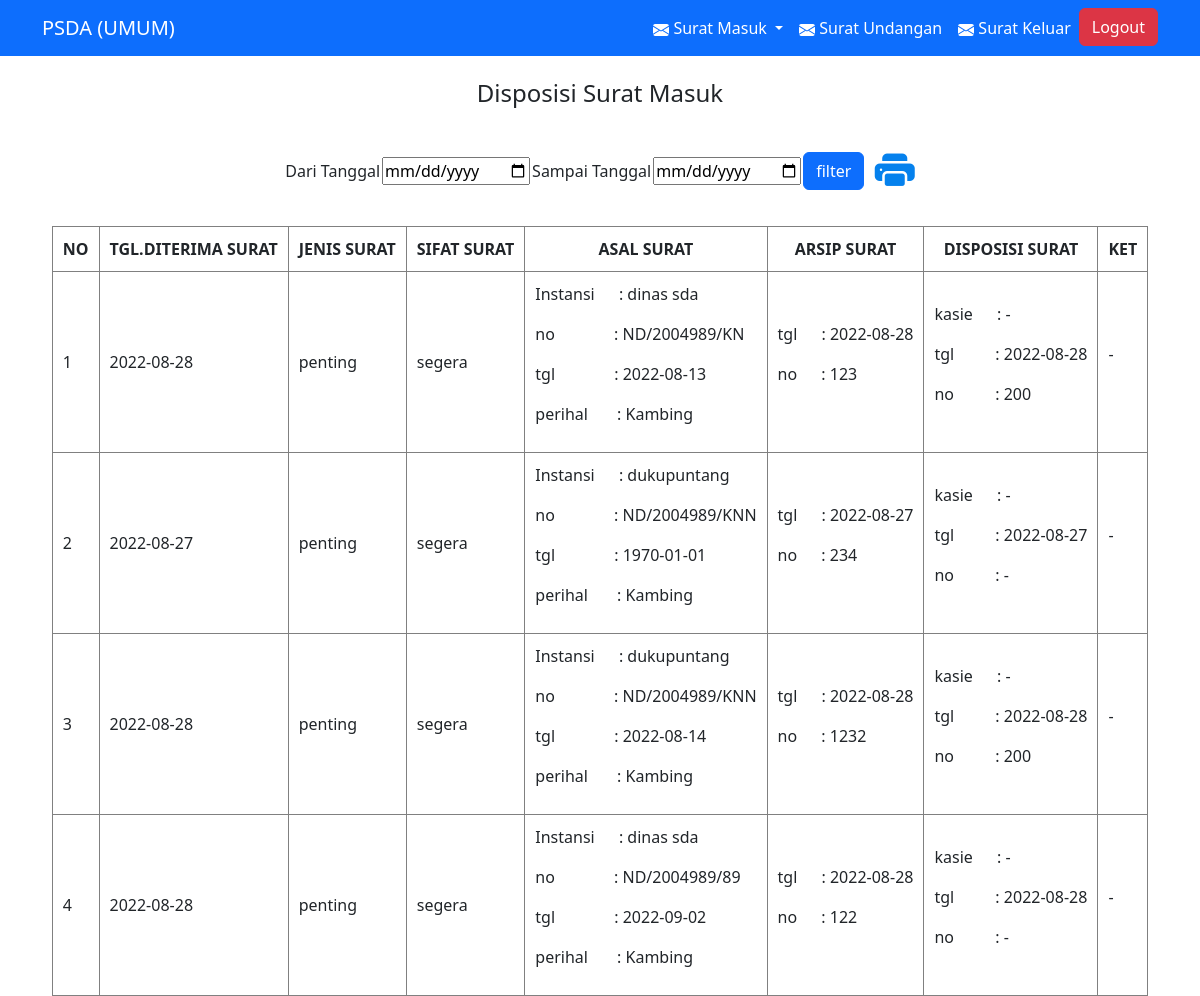
The app's page /surat_masuk/disposisi.php (signed in) with its own data.
### tables this page shows
CREATE TABLE `suratm` (
  `id` int(11) NOT NULL,
  `arsip` varchar(50) NOT NULL,
  `nodisposisi` varchar(200) NOT NULL,
  `tgl` varchar(70) NOT NULL,
  `jenis` varchar(200) NOT NULL,
  `sifat` varchar(200) NOT NULL,
  `nosurat` varchar(200) NOT NULL,
  `tglsurat` varchar(100) NOT NULL,
  `dari` varchar(200) NOT NULL,
  `hal` varchar(200) NOT NULL,
  `kasie` varchar(200) NOT NULL,
  `ket` varchar(200) NOT NULL,
  `surat` varchar(200) NOT NULL,
  `disposisi` text NOT NULL
);

### surat_masuk/functions.php (called while the page is built, shortened)
<?php
$conn = mysqli_connect("localhost", "root", "", "psda");
function query($query){
	global $conn;
	$result = mysqli_query($conn, $query);
	$rows = [];
	while ($row = mysqli_fetch_assoc($result)) {
		$rows[] = $row;
	}
	return $rows;
}
?>

### surat_masuk/disposisi.php (the view, shortened to what this page needs)
<?php
require 'functions.php';
$surat = query("SELECT * FROM suratm");
?>
<!DOCTYPE html>
<html lang="en">
<head>
	<link rel="stylesheet" href="../css/bootstrap.css">
	<link rel="stylesheet" href="https://cdn.jsdelivr.net/npm/bootstrap-icons@1.9.1/font/bootstrap-icons.css">
	<link rel="stylesheet" href="../css/style.css">
	</head>
	<body id="body">
		<nav class="navbar navbar-expand-lg navbar-dark bg-primary fixed-top">
			<div class="container">
				<a class="navbar-brand" href="../index.php">PSDA (UMUM)</a>
				<div class="collapse navbar-collapse" id="navbarNav">
					<ul class="navbar-nav ms-auto">
						<li class="nav-item dropdown active">
							<a class="nav-link dropdown-toggle active" href="#" role="button" data-bs-toggle="dropdown" aria-expanded="false">
								 Surat Masuk
							</a>
						</li>
						<li class="nav-item">
							<a class="nav-link active" aria-current="page" href="../surat_undangan/index.php"> Surat Undangan</a>
						</li>
						<li class="nav-item">
							<a class="nav-link active" aria-current="page" href="../surat_keluar/index.php"> Surat Keluar</a>
						</li>
						<li class="nav-item">
							<a href="../logout.php"><button type="button" class="btn btn-danger">Logout</button></a>
						</li>
					</ul>
				</div>
			</div>
		</nav>
		<br>
		<h4 class="text-center">Disposisi Surat Masuk</h4>
		<br>
		<form method="post" class="filter">
			<table>
				<tr>
					<td>Dari Tanggal</td>
					<td><input type="date" name="dari_tgl"></td>
					<td>Sampai Tanggal</td>
					<td><input type="date" name="sampai_tgl"></td>
					<td><input type="submit" class="btn btn-primary" name="filter" value="filter"></td>
					<td>&nbsp;&nbsp;<i class="bi bi-printer-fill" id="print"></i></td>
				</tr>
			</table>
		</form>
		<br>
		<table class="table-bordered" cellpadding="10">
			<tr class="text-center">
				<th>NO</th>
				<th>TGL.DITERIMA SURAT</th>
				<th>JENIS SURAT</th>
				<th>SIFAT SURAT</th>
				<th>ASAL SURAT</th>
				<th>ARSIP SURAT</th>
				<th>DISPOSISI SURAT</th>
				<th>KET</th>
			</tr>
			<?php $i = 1;
			if (isset($_POST['filter'])) {
				$dari_tgl = mysqli_real_escape_string($conn, $_POST['dari_tgl']);
				$sampai_tgl = mysqli_real_escape_string($conn, $_POST['sampai_tgl']);
				$surat = query("SELECT * FROM suratm WHERE tgl BETWEEN '$dari_tgl' AND '$sampai_tgl' ");
			}else {
				$surat = query("SELECT * FROM suratm");
			}
			?>
			<?php foreach ($surat as $row) : ?>
				<tr>
					<td><?php echo $i; ?></td>
					<td><?= date('Y-m-d', strtotime($row['tgl'])); ?></td>
					<td><?= $row['jenis']; ?></td>
					<td><?= $row['sifat']; ?></td>
					<td>
						<p><span>Instansi :</span> <?= $row['dari']; ?></p>
						<p><span class="kurang">no :</span> <?= $row['nosurat']; ?></p>
						<p><span class="kurang">tgl :</span> <?= date('Y-m-d', strtotime($row['tglsurat'])); ?></p>
						<p><span class="dikit">perihal :</span> <?= $row['hal']; ?></p>
					</td>
					<td>
						<p><span>tgl :</span> <?= date('Y-m-d', strtotime($row['tgl'])); ?></p>
						<p><span>no :</span> <?= $row['arsip']; ?></p>
					</td>
					<td>
						<p><span>kasie :</span> <?= $row['kasie']; ?></p>
						<p><span class="setengah">tgl :</span> <?= date('Y-m-d', strtotime($row['tgl'])); ?></p>
						<p><span class="setengah">no :</span> <?= $row['nodisposisi']; ?></p>
					</td>
					<td>
						<p><?= $row['ket']; ?></p>
					</td>
				</tr>
				<?php $i++; ?>
			<?php endforeach; ?>
		</table>
	</body>
	</html>

### css/style.css (style rules this page uses)
body { margin-top: 55px; }
table { margin: auto; font-size: 16px; }
table span { word-spacing: 20px; }
.kurang { word-spacing: 55px; }
.dikit { word-spacing: 25px; }
.setengah { word-spacing: 37px; }
.bi-printer-fill { font-size: 30px; }

### surat_masuk/disposisi.php (style rules this page uses)
table { margin: auto; font-size: 16px; }
table span { word-spacing: 20px; }
.kurang { word-spacing: 55px; }
.dikit { word-spacing: 25px; }
.setengah { word-spacing: 37px; }
.bi-printer-fill { font-size: 40px; cursor: pointer; color: #0581ed; }

### records on screen
suratm: tgl "2022-08-28", jenis "penting", sifat "segera", dari "dinas sda", nosurat "ND/2004989/KN", tglsurat "2022-08-13", hal "Kambing", arsip "123", kasie "-", nodisposisi "200", ket "-"
suratm: tgl "2022-08-27", jenis "penting", sifat "segera", dari "dukupuntang", nosurat "ND/2004989/KNN", tglsurat "1970-01-01", hal "Kambing", arsip "234", kasie "-", nodisposisi "-", ket "-"
suratm: tgl "2022-08-28", jenis "penting", sifat "segera", dari "dukupuntang", nosurat "ND/2004989/KNN", tglsurat "2022-08-14", hal "Kambing", arsip "1232", kasie "-", nodisposisi "200", ket "-"
suratm: tgl "2022-08-28", jenis "penting", sifat "segera", dari "dinas sda", nosurat "ND/2004989/89", tglsurat "2022-09-02", hal "Kambing", arsip "122", kasie "-", nodisposisi "-", ket "-"
